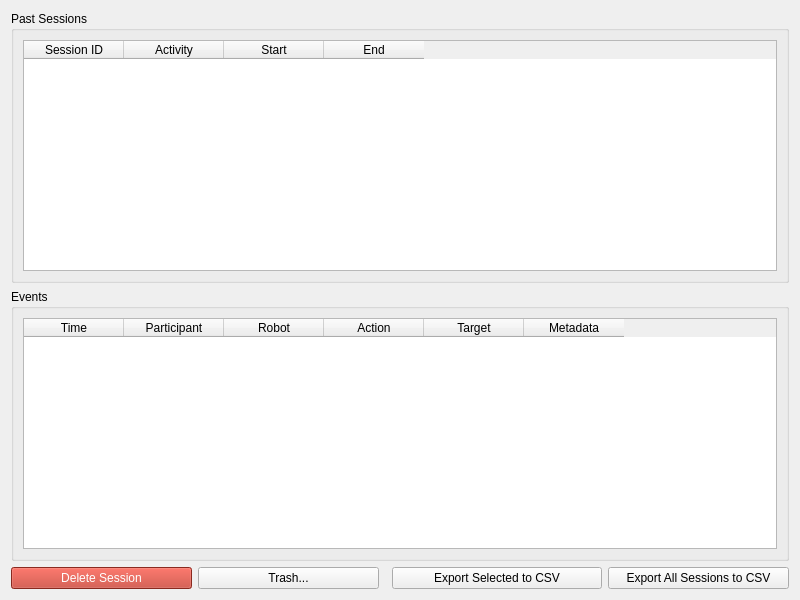
<?xml version="1.0" encoding="UTF-8"?>
<ui version="4.0">
 <class>DataPanel</class>
 <widget class="QWidget" name="DataPanel">
  <property name="geometry">
   <rect><x>0</x><y>0</y><width>800</width><height>600</height></rect>
  </property>
  <layout class="QVBoxLayout" name="verticalLayout">
   <item>
    <widget class="QGroupBox" name="sessions_group">
     <property name="title"><string>Past Sessions</string></property>
     <property name="whatsThis"><string>All recorded sessions. Select one or more (Ctrl/Shift-click) to export or delete them; the first selection's events show below.</string></property>
     <layout class="QVBoxLayout" name="sessions_layout">
      <item>
       <widget class="QTableWidget" name="sessions_table">
        <property name="whatsThis"><string>One row per recorded session: ID, activity, start and end. Select one or more rows (Ctrl/Shift-click) to export or delete them; the first selected session's events show below.</string></property>
        <property name="selectionBehavior">
         <enum>QAbstractItemView::SelectRows</enum>
        </property>
        <property name="selectionMode">
         <enum>QAbstractItemView::ExtendedSelection</enum>
        </property>
        <property name="editTriggers">
         <set>QAbstractItemView::NoEditTriggers</set>
        </property>
        <property name="alternatingRowColors"><bool>true</bool></property>
        <property name="columnCount"><number>4</number></property>
        <column><property name="text"><string>Session ID</string></property></column>
        <column><property name="text"><string>Activity</string></property></column>
        <column><property name="text"><string>Start</string></property></column>
        <column><property name="text"><string>End</string></property></column>
       </widget>
      </item>
     </layout>
    </widget>
   </item>
   <item>
    <widget class="QGroupBox" name="events_group">
     <property name="title"><string>Events</string></property>
     <property name="whatsThis"><string>Timeline of what happened in the selected session: who did what, on which robot and target, with any extra metadata.</string></property>
     <layout class="QVBoxLayout" name="events_layout">
      <item>
       <widget class="QTableWidget" name="events_table">
        <property name="whatsThis"><string>Events of the selected session, in time order: when it happened, which participant and robot, the action, its target and any extra metadata.</string></property>
        <property name="selectionBehavior">
         <enum>QAbstractItemView::SelectRows</enum>
        </property>
        <property name="editTriggers">
         <set>QAbstractItemView::NoEditTriggers</set>
        </property>
        <property name="alternatingRowColors"><bool>true</bool></property>
        <property name="columnCount"><number>6</number></property>
        <column><property name="text"><string>Time</string></property></column>
        <column><property name="text"><string>Participant</string></property></column>
        <column><property name="text"><string>Robot</string></property></column>
        <column><property name="text"><string>Action</string></property></column>
        <column><property name="text"><string>Target</string></property></column>
        <column><property name="text"><string>Metadata</string></property></column>
       </widget>
      </item>
     </layout>
    </widget>
   </item>
   <item>
    <layout class="QHBoxLayout" name="export_layout">
     <item>
      <widget class="QPushButton" name="delete_btn">
       <property name="whatsThis"><string>Move the selected session to the trash. It leaves the list and can be restored (or deleted for good) from the Trash button.</string></property>
       <property name="styleSheet"><string>QPushButton { color: white; background-color: #c0392b; } QPushButton:hover { background-color: #e74c3c; } QPushButton:disabled { color: #cccccc; background-color: #b5817c; }</string></property>
       <property name="text"><string>Delete Session</string></property>
      </widget>
     </item>
     <item>
      <widget class="QPushButton" name="trash_btn">
       <property name="whatsThis"><string>Open the trash: sessions you deleted are kept there so nothing is lost by accident. From it you can restore a session or delete it permanently.</string></property>
       <property name="text"><string>Trash...</string></property>
      </widget>
     </item>
     <item>
      <spacer>
       <property name="orientation"><enum>Qt::Horizontal</enum></property>
      </spacer>
     </item>
     <item>
      <widget class="QPushButton" name="export_btn">
       <property name="minimumSize">
        <size><width>210</width><height>0</height></size>
       </property>
       <property name="whatsThis"><string>Save the selected sessions' events to a CSV file.</string></property>
       <property name="text"><string>Export Selected to CSV</string></property>
      </widget>
     </item>
     <item>
      <widget class="QPushButton" name="export_all_btn">
       <property name="whatsThis"><string>Save every recorded session to a single CSV file.</string></property>
       <property name="text"><string>Export All Sessions to CSV</string></property>
      </widget>
     </item>
    </layout>
   </item>
  </layout>
 </widget>
 <resources/>
 <connections/>
</ui>
